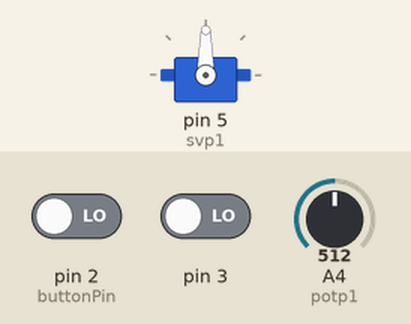
Recording of a sketch running on a simulated Arduino Uno, built with avr-gcc and run on an emulated ATmega328P. Shown: servo. Inputs (shaded band) come from the test bench; at power-on: A4 (potp1) = 512, pin 2 (buttonPin) LOW, pin 3 LOW.

Above: at 1.2 s.
1.3 s: A4 (potp1) set to 716
At 1.8 s:
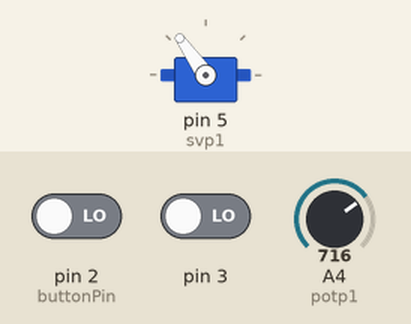
2.8 s: A4 (potp1) set to 900
At 4.0 s:
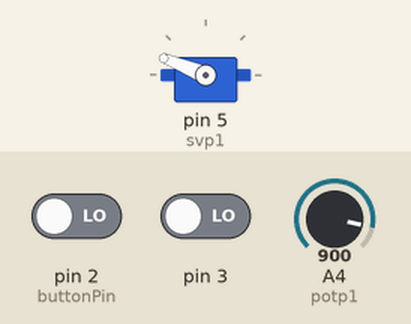
4.3 s: A4 (potp1) set to 1023
At 5.3 s:
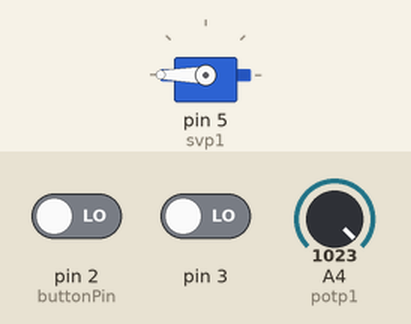
5.8 s: A4 (potp1) set to 306
At 6.4 s:
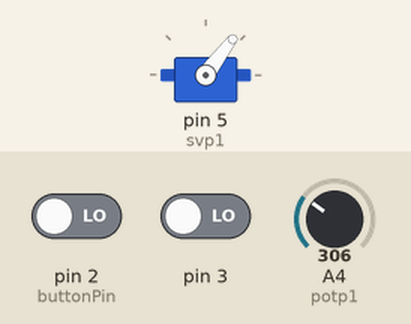
7.3 s: A4 (potp1) set to 122
At 7.6 s:
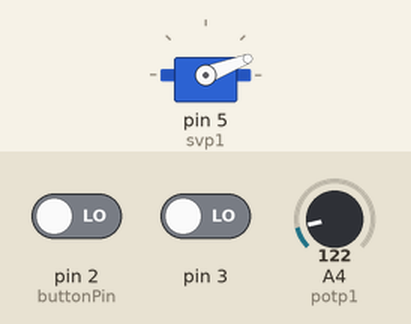
Timing chart, 0 to 9.8 s (numbered marks = the images above; inputs shaded):
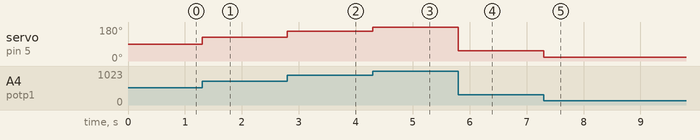

The sketch:

pushbuttonservo.ino
```cpp
#include<Servo.h>
int svp1 = 5;  // the number of the pushbutton pin
int buttonPin = 2;  // the number of the LED pin
int potp1=A4;
int val=0;
int x;
int a[100],b[100];
int i=0;
boolean buttonState;
boolean lastState = LOW;
boolean startaction=LOW;
boolean state ;// variable for first status
Servo sv1;

 void setup() {
  pinMode (svp1,OUTPUT);  // initialize the LED pin as an output:
  sv1.attach(svp1);
  pinMode(potp1,INPUT);
  attachInterrupt(0,toggle,RISING);
  attachInterrupt(1,start,RISING);
}


void loop() {
val=analogRead(potp1);
val=map(val,0,1023,0,180);
sv1.write(val);
if(startaction==HIGH){
  for(int j=0;j<i;j++){
    sv1.write(a[j]);
    delay(500);
  }
}
}

   void toggle(){
    delay(10);
    a[i]= val;
    i=i+1;
   }
   void start(){
    startaction=!startaction;
   }
```

Measured:
- after the input at 1.3 s, servo on pin 5 (svp1): 90° → 125° at once
- after the input at 2.8 s, servo on pin 5 (svp1): 125° → 158° at once
- after the input at 4.3 s, servo on pin 5 (svp1): 158° → 180° at once
- after the input at 5.8 s, servo on pin 5 (svp1): 180° → 53° at once
- after the input at 7.3 s, servo on pin 5 (svp1): 53° → 21° at once
